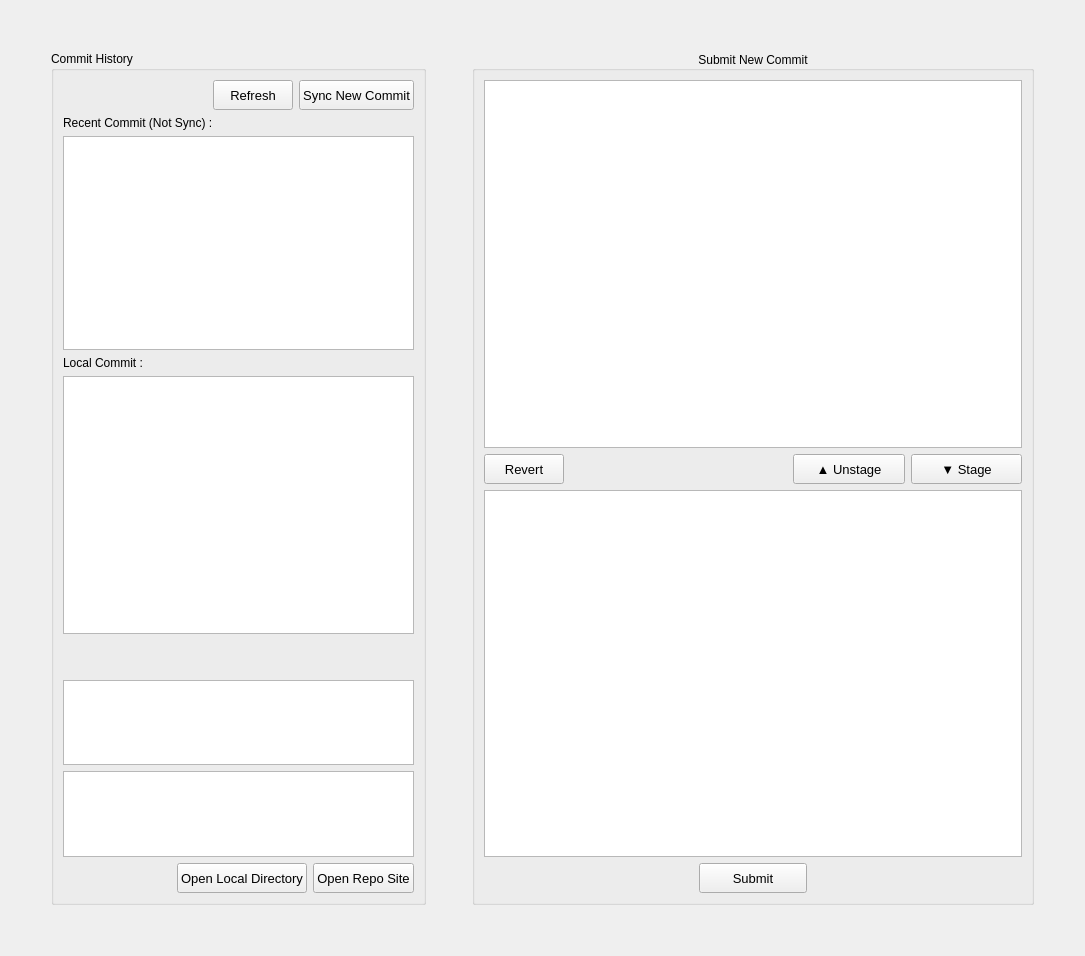
<?xml version="1.0" encoding="UTF-8"?>
<ui version="4.0">
 <class>Form</class>
 <widget class="QWidget" name="Form">
  <property name="geometry">
   <rect>
    <x>0</x>
    <y>0</y>
    <width>1085</width>
    <height>956</height>
   </rect>
  </property>
  <property name="windowTitle">
   <string>Form</string>
  </property>
  <layout class="QGridLayout" name="gridLayout_2">
   <item row="0" column="0">
    <widget class="QWidget" name="widget" native="true">
     <layout class="QGridLayout" name="gridLayout" rowstretch="0">
      <property name="leftMargin">
       <number>40</number>
      </property>
      <property name="topMargin">
       <number>40</number>
      </property>
      <property name="rightMargin">
       <number>40</number>
      </property>
      <property name="bottomMargin">
       <number>40</number>
      </property>
      <item row="0" column="0">
       <layout class="QHBoxLayout" name="horizontalLayout_6" stretch="4,0,6">
        <item>
         <widget class="QGroupBox" name="groupBox">
          <property name="title">
           <string>Commit History</string>
          </property>
          <layout class="QGridLayout" name="gridLayout_9" rowstretch="0,0,5,0,0,6,0,2,2,0" rowminimumheight="0,0,0,0,0,0,0,0,0,0">
           <item row="7" column="0">
            <widget class="QTableView" name="tableView_git_status">
             <property name="selectionMode">
              <enum>QAbstractItemView::NoSelection</enum>
             </property>
             <property name="showGrid">
              <bool>false</bool>
             </property>
             <attribute name="horizontalHeaderVisible">
              <bool>false</bool>
             </attribute>
             <attribute name="verticalHeaderVisible">
              <bool>true</bool>
             </attribute>
            </widget>
           </item>
           <item row="9" column="0">
            <layout class="QHBoxLayout" name="horizontalLayout_5">
             <item>
              <spacer name="horizontalSpacer_4">
               <property name="orientation">
                <enum>Qt::Horizontal</enum>
               </property>
               <property name="sizeHint" stdset="0">
                <size>
                 <width>40</width>
                 <height>20</height>
                </size>
               </property>
              </spacer>
             </item>
             <item>
              <widget class="QPushButton" name="pushButton_local_dir">
               <property name="minimumSize">
                <size>
                 <width>0</width>
                 <height>30</height>
                </size>
               </property>
               <property name="font">
                <font>
                 <pointsize>10</pointsize>
                </font>
               </property>
               <property name="text">
                <string>Open Local Directory</string>
               </property>
              </widget>
             </item>
             <item>
              <widget class="QPushButton" name="pushButton_repo_website">
               <property name="minimumSize">
                <size>
                 <width>0</width>
                 <height>30</height>
                </size>
               </property>
               <property name="font">
                <font>
                 <pointsize>10</pointsize>
                </font>
               </property>
               <property name="text">
                <string>Open Repo Site</string>
               </property>
              </widget>
             </item>
            </layout>
           </item>
           <item row="8" column="0">
            <widget class="QPlainTextEdit" name="plainTextEdit_git_log">
             <property name="readOnly">
              <bool>true</bool>
             </property>
            </widget>
           </item>
           <item row="0" column="0">
            <layout class="QHBoxLayout" name="horizontalLayout_7">
             <item>
              <spacer name="horizontalSpacer_5">
               <property name="orientation">
                <enum>Qt::Horizontal</enum>
               </property>
               <property name="sizeHint" stdset="0">
                <size>
                 <width>40</width>
                 <height>20</height>
                </size>
               </property>
              </spacer>
             </item>
             <item>
              <widget class="QPushButton" name="pushButton_refresh_status">
               <property name="minimumSize">
                <size>
                 <width>0</width>
                 <height>30</height>
                </size>
               </property>
               <property name="font">
                <font>
                 <pointsize>10</pointsize>
                </font>
               </property>
               <property name="text">
                <string>Refresh</string>
               </property>
              </widget>
             </item>
             <item>
              <widget class="QPushButton" name="pushButton_sync">
               <property name="minimumSize">
                <size>
                 <width>0</width>
                 <height>30</height>
                </size>
               </property>
               <property name="font">
                <font>
                 <pointsize>10</pointsize>
                </font>
               </property>
               <property name="text">
                <string>Sync New Commit</string>
               </property>
              </widget>
             </item>
            </layout>
           </item>
           <item row="6" column="0">
            <spacer name="verticalSpacer">
             <property name="orientation">
              <enum>Qt::Vertical</enum>
             </property>
             <property name="sizeHint" stdset="0">
              <size>
               <width>20</width>
               <height>40</height>
              </size>
             </property>
            </spacer>
           </item>
           <item row="5" column="0">
            <widget class="QTableView" name="tableView_local_commit_history">
             <property name="selectionMode">
              <enum>QAbstractItemView::NoSelection</enum>
             </property>
             <property name="showGrid">
              <bool>false</bool>
             </property>
             <property name="wordWrap">
              <bool>true</bool>
             </property>
             <attribute name="horizontalHeaderVisible">
              <bool>false</bool>
             </attribute>
            </widget>
           </item>
           <item row="2" column="0">
            <widget class="QTableView" name="tableView_new_commit_history">
             <property name="selectionMode">
              <enum>QAbstractItemView::NoSelection</enum>
             </property>
             <property name="showGrid">
              <bool>false</bool>
             </property>
             <property name="wordWrap">
              <bool>true</bool>
             </property>
             <attribute name="horizontalHeaderVisible">
              <bool>false</bool>
             </attribute>
            </widget>
           </item>
           <item row="4" column="0">
            <widget class="QLabel" name="label_5">
             <property name="text">
              <string>Local Commit :</string>
             </property>
            </widget>
           </item>
           <item row="1" column="0">
            <widget class="QLabel" name="label_4">
             <property name="text">
              <string>Recent Commit (Not Sync) : </string>
             </property>
            </widget>
           </item>
          </layout>
         </widget>
        </item>
        <item>
         <spacer name="horizontalSpacer">
          <property name="orientation">
           <enum>Qt::Horizontal</enum>
          </property>
          <property name="sizeHint" stdset="0">
           <size>
            <width>40</width>
            <height>20</height>
           </size>
          </property>
         </spacer>
        </item>
        <item>
         <widget class="QGroupBox" name="groupBox_4">
          <property name="title">
           <string>Submit New Commit</string>
          </property>
          <property name="alignment">
           <set>Qt::AlignCenter</set>
          </property>
          <layout class="QGridLayout" name="gridLayout_6">
           <item row="2" column="0">
            <widget class="QTableView" name="tableView_staged"/>
           </item>
           <item row="3" column="0">
            <layout class="QHBoxLayout" name="horizontalLayout_3" stretch="2,1,2">
             <item>
              <spacer name="horizontalSpacer_3">
               <property name="orientation">
                <enum>Qt::Horizontal</enum>
               </property>
               <property name="sizeHint" stdset="0">
                <size>
                 <width>40</width>
                 <height>20</height>
                </size>
               </property>
              </spacer>
             </item>
             <item>
              <widget class="QPushButton" name="pushButton_submit_all_staged">
               <property name="minimumSize">
                <size>
                 <width>0</width>
                 <height>30</height>
                </size>
               </property>
               <property name="font">
                <font>
                 <pointsize>10</pointsize>
                </font>
               </property>
               <property name="text">
                <string>Submit</string>
               </property>
              </widget>
             </item>
             <item>
              <spacer name="horizontalSpacer_7">
               <property name="orientation">
                <enum>Qt::Horizontal</enum>
               </property>
               <property name="sizeHint" stdset="0">
                <size>
                 <width>40</width>
                 <height>20</height>
                </size>
               </property>
              </spacer>
             </item>
            </layout>
           </item>
           <item row="0" column="0">
            <widget class="QTableView" name="tableView_modified"/>
           </item>
           <item row="1" column="0">
            <layout class="QHBoxLayout" name="horizontalLayout_2" stretch="0,2,1,1">
             <item>
              <widget class="QPushButton" name="pushButton_revert">
               <property name="minimumSize">
                <size>
                 <width>0</width>
                 <height>30</height>
                </size>
               </property>
               <property name="font">
                <font>
                 <pointsize>10</pointsize>
                </font>
               </property>
               <property name="text">
                <string>Revert</string>
               </property>
              </widget>
             </item>
             <item>
              <spacer name="horizontalSpacer_2">
               <property name="orientation">
                <enum>Qt::Horizontal</enum>
               </property>
               <property name="sizeHint" stdset="0">
                <size>
                 <width>40</width>
                 <height>20</height>
                </size>
               </property>
              </spacer>
             </item>
             <item>
              <widget class="QPushButton" name="pushButton_unstage">
               <property name="minimumSize">
                <size>
                 <width>0</width>
                 <height>30</height>
                </size>
               </property>
               <property name="font">
                <font>
                 <pointsize>10</pointsize>
                </font>
               </property>
               <property name="text">
                <string>▲ Unstage</string>
               </property>
              </widget>
             </item>
             <item>
              <widget class="QPushButton" name="pushButton_stage">
               <property name="minimumSize">
                <size>
                 <width>0</width>
                 <height>30</height>
                </size>
               </property>
               <property name="font">
                <font>
                 <pointsize>10</pointsize>
                </font>
               </property>
               <property name="text">
                <string>▼ Stage</string>
               </property>
              </widget>
             </item>
            </layout>
           </item>
          </layout>
         </widget>
        </item>
       </layout>
      </item>
     </layout>
    </widget>
   </item>
  </layout>
 </widget>
 <resources/>
 <connections/>
</ui>
